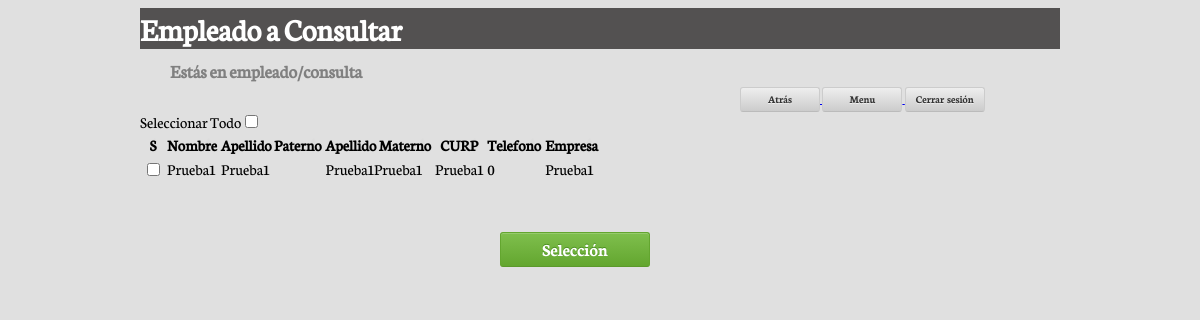
/inicio/empleado/consulta/consulta/index.php (signed in), run on an earlier commit of the app's database.
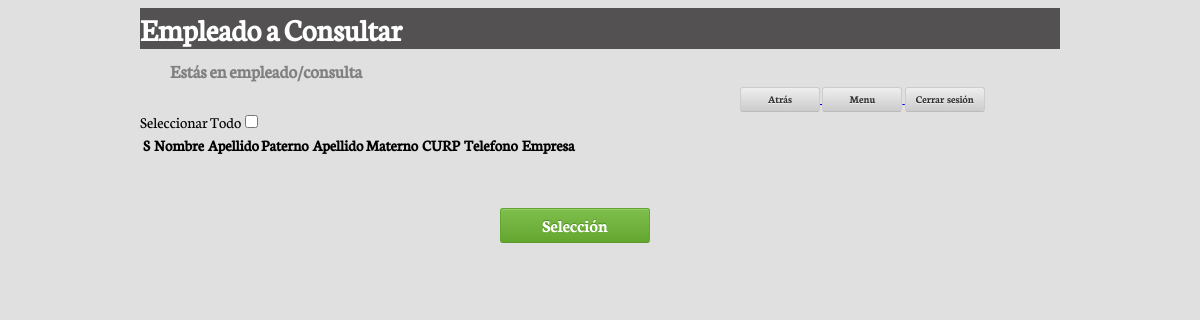
And on a later commit of the database.
### tables this page shows
CREATE TABLE IF NOT EXISTS `empleado` (
  `curp` varchar(100) NOT NULL,
  `nombres` varchar(200) NOT NULL,
  `apellido_paterno` varchar(100) DEFAULT NULL,
  `apellido_materno` varchar(100) DEFAULT NULL,
  `telefono_particular` int(30) DEFAULT NULL,
  `telefono_personal` int(30) DEFAULT NULL,
  `calle` varchar(100) DEFAULT NULL,
  `no_interior` varchar(20) DEFAULT NULL,
  `no_exterior` varchar(20) DEFAULT NULL,
  `colonia` varchar(100) DEFAULT NULL,
  `ciudad` varchar(100) DEFAULT NULL,
  `estado` varchar(100) DEFAULT NULL,
  `codigo_postal` varchar(100) DEFAULT NULL,
  `municipio` varchar(100) DEFAULT NULL,
  `delegacion` varchar(100) DEFAULT NULL,
  `estado_civil` varchar(30) DEFAULT NULL,
  `img_ife` varchar(300) DEFAULT NULL,
  `img_comprobante_domicilio` varchar(200) DEFAULT NULL,
  `img_comprobante_trabajo` varchar(200) DEFAULT NULL,
  `clave_escolaridad` int(10) NOT NULL AUTO_INCREMENT,
  `nombre_conyuge` varchar(100) DEFAULT NULL,
  `patron_anterior` varchar(200) DEFAULT NULL,
  `patron_actual` varchar(200) DEFAULT NULL,
  `responsable_actual` varchar(100) DEFAULT NULL,
  `telefono_patronactual` int(30) DEFAULT NULL,
  `domicilio_patronactual` varchar(200) DEFAULT NULL,
  `telefono_patronanterior` int(30) DEFAULT NULL,
  `domicilio_patronanterior` varchar(200) DEFAULT NULL,
  `img_foto` varchar(100) DEFAULT NULL,
  `empleo_anterior` varchar(200) DEFAULT NULL,
  `tiempo_trabajoanterior` varchar(50) DEFAULT NULL,
  `habilidades` varchar(200) DEFAULT NULL,
  `clave_ife` int(30) DEFAULT NULL,
  PRIMARY KEY (`curp`),
  KEY `clave_escolaridad` (`clave_escolaridad`)
);

### inicio/empleado/consulta/consulta/index.php (the view, shortened to what this page needs)
<?php
include_once $_SERVER['DOCUMENT_ROOT']."/rankinginfo/conexion/con.php";
$querybusqueda = $_GET['query'];
$querybusqueda = mysql_real_escape_string($querybusqueda);
$palabrasquery1 = $querybusqueda;
$palabrasquery = array_unique(explode(" ", $querybusqueda));
$numeropalabras = count($palabrasquery);
if($numeropalabras == 1)
{
$sql= "SELECT DISTINCT *
FROM empleado
WHERE
nombres regexp '[[:<:]]".$palabrasquery1."[[:>:]]'
OR apellido_paterno regexp'[[:<:]]".$palabrasquery1."[[:>:]]'
OR apellido_materno regexp'[[:<:]]".$palabrasquery1."[[:>:]]'
OR curp = '".$palabrasquery1."'
OR patron_actual = '".$palabrasquery1."'
OR patron_anterior = '".$palabrasquery1."'
OR telefono_personal ='".$palabrasquery1."'
OR telefono_particular ='".$palabrasquery1."'";
}
if(!($resultado=mysql_query($sql,$con)))
{
	die ('<br>ERROR '.mysql_error());
}
else echo
"<html>
		<head>
		<meta http-equiv='Content-Type' content='text/html; charset=UTF-8'/>
	   <title>Consulta de Arrendados</title>
<link rel='stylesheet' href='/rankinginfo/css/estilo.css' type='text/css' charset='utf-8'>
<link rel='stylesheet' href='/rankinginfo/css/jquery.dataTables.css' type='text/css' charset='utf-8'>
<script type='text/javascript' language='javascript' src='/rankinginfo/js/jquery.js'></script>
<script type='text/javascript' language='javascript' src='/rankinginfo/js/jquery.dataTables.js'></script>
<script type='text/javascript' charset='utf-8'>
			$(document).ready(function() {
				$('#tabla').dataTable();
			} );
		</script>
<script language='javascript'>
$(function(){
    // add multiple select / deselect functionality
    $('#selectall').click(function () {
          $('.case').attr('checked', this.checked);
    });
    // if all checkbox are selected, check the selectall checkbox
    // and viceversa
    $('.case').click(function(){
        if($('.case').length == $('.case:checked').length) {
            $('#selectall').attr('checked', 'checked');
        } else {
            $('#selectall').removeAttr('checked');
        }
    });
});
</SCRIPT>
<meta charset='UTF-8'>
		</head>
	<body>
<div id='entero'>
   			<div id='wrapper'>
	   				<div id='header'>
	   					<h1>Empleado a Consultar</h1>
					</div>
					<div id='contenedortabla'>
<h3 style='color: #808080; margin: -30px 0px 20px 30px;'>
					Estás en empleado/consulta</h3>";
		include_once $_SERVER['DOCUMENT_ROOT']."/rankinginfo/conexion/menu.php";
		echo "<label>Seleccionar Todo</label><input type='checkbox' id='selectall'/>";
echo " 	<form method='GET' action='update/'>
		 <table id ='tabla'>
		<thead>
					<tr role='row'>
		<th class='sorting' role='columnheader' tabindex='0'>S</th>
		<th class='sorting' role='columnheader' tabindex='0'>Nombre</th>
		<th class='sorting' role='columnheader' tabindex='0'>Apellido Paterno</th>
		<th class='sorting' role='columnheader' tabindex='0'>Apellido Materno</th>
		<th class='sorting' role='columnheader' tabindex='0'>CURP</th>
		<th class='sorting' role='columnheader' tabindex='0'>Telefono</th>
		<th class='sorting' role='columnheader' tabindex='0'>Empresa</th>
					</tr>
		</thead>
		<tbody>";
while($row = mysql_fetch_array($resultado)){
		echo "<tr class='infooo'>";
				echo "<td><input type='checkbox' name='consulta[]' class='case' value='".$row['curp']."'> </td>";
				echo "<td>". $row['nombres']. " </td>";
				echo "<td>". $row['apellido_paterno']. "</td>";
				echo "<td>". $row['apellido_materno']. "</td>";
				echo "<td>". $row['curp']. "</td>";
				echo "<td>". $row['telefono_particular']. " </td>";
				echo "<td>". $row['patron_actual']. " </td>";
		echo "</tr>";
		}
echo "</tbody>
</table>
<div id='ko'>
<input type='submit' name='ok' value='Selecci&oacute;n' class='califica'>
</div>
</form>
</div>
	</div>
</div>
</body>
</html>";
?>

What changed in the data, as far as the page shows it:
removed empleado: nombres "Prueba1", apellido_paterno "Prueba1", apellido_materno "Prueba1Prueba1", curp "Prueba1", telefono_particular "0", patron_actual "Prueba1"
